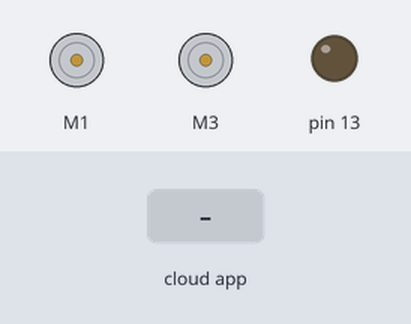
Recording of a sketch running on a simulated Arduino Uno, built with avr-gcc and run on an emulated ATmega328P. On the bench: 2 × DC motor (green arrow = forward, orange = backward, longer = faster), output pins drawn as LEDs (lit = HIGH). The test bench sets the inputs (shaded band). The ROS host is connected and sends only what is stated.

Above: at 1.2 s.
1.3 s: the phone or cloud app sets AngleOfBot to 0
At 2.3 s:
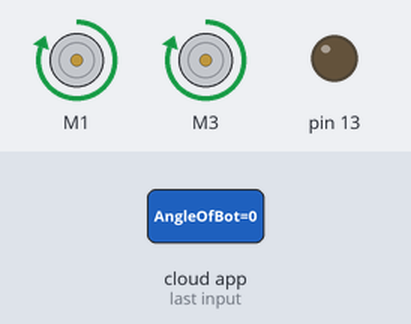
2.8 s: the phone or cloud app sets AngleOfBot to 45
At 3.5 s:
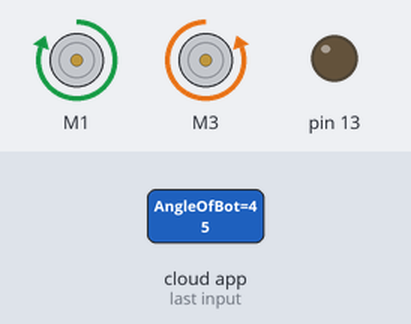
4.3 s: the phone or cloud app sets AngleOfBot to 90
At 4.6 s:
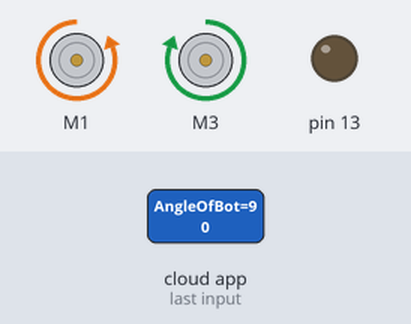
5.8 s: the phone or cloud app sets AngleOfBot to 180
At 6.9 s:
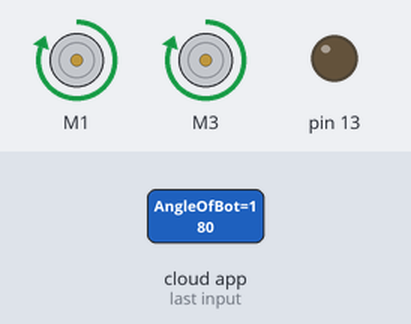
Timing chart, 0 to 8.3 s (numbered marks = the images above; inputs shaded):
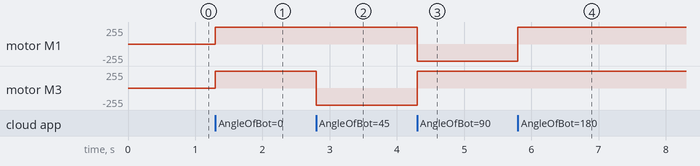

Measured:
- after the input at 1.3 s, motor M1, motor M3: stopped → forward 255/255 at once
- after the input at 2.8 s, motor M3: forward 255/255 → backward 255/255 at once
- after the input at 4.3 s, motor M1: forward 255/255 → backward 255/255 at once; motor M3: backward 255/255 → forward 255/255 at once
- after the input at 5.8 s, motor M1: backward 255/255 → forward 255/255 at once

The sketch:

Rosserial_blink.ino
```cpp
#include <ros.h>
#include <std_msgs/Int32.h>
#include<AFMotor.h>

AF_DCMotor motor1(1);
AF_DCMotor motor3(3);

ros::NodeHandle nh;

void messageCb(const std_msgs::Int32 &AngleOfBot)
{
  if(AngleOfBot.data%4==0)
  {
   /*digitalWrite(13,HIGH-digitalRead(13));
   delay(500);
   digitalWrite(13,LOW-digitalRead(13));
   delay(500);
   digitalWrite(13,HIGH-digitalRead(13));
   delay(500);*/
   motor1.run(FORWARD);
   motor3.run(FORWARD);
  }
  if(AngleOfBot.data%4==1)
  {
   /*digitalWrite(13,HIGH-digitalRead(13));
   delay(500);
   digitalWrite(13,LOW-digitalRead(13));
   delay(500);
   digitalWrite(13,HIGH-digitalRead(13));
   delay(500);*/
   motor1.run(FORWARD);
   motor3.run(BACKWARD);
  }
  if(AngleOfBot.data%4==2)
  {
   /*digitalWrite(13,HIGH-digitalRead(13));
   delay(500);
   digitalWrite(13,LOW-digitalRead(13));
   delay(500);
   digitalWrite(13,HIGH-digitalRead(13));
   delay(500);*/
   motor1.run(BACKWARD);
   motor3.run(FORWARD);
  }
  if(AngleOfBot.data%4==3)
  {
   /*digitalWrite(13,HIGH-digitalRead(13));
   delay(500);
   digitalWrite(13,LOW-digitalRead(13));
   delay(500);
   digitalWrite(13,HIGH-digitalRead(13));
   delay(500);*/
   motor1.run(RELEASE);
   motor3.run(RELEASE);
  }
}

ros::Subscriber<std_msgs::Int32> sub("AngleOfBot",&messageCb);

void setup()
{
  pinMode(13,OUTPUT);
  motor1.setSpeed(255);
  motor3.setSpeed(255);
  nh.initNode();
  nh.subscribe(sub);
}
void loop()
{
  nh.spinOnce();
  delay(1);
}
```
